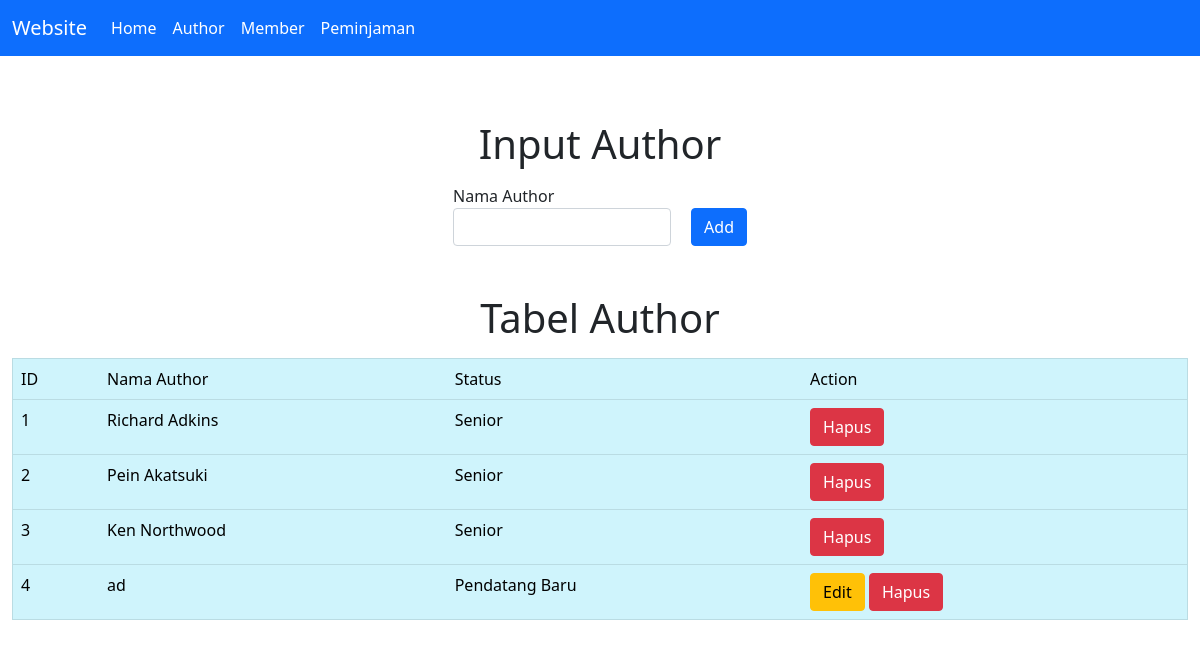
Screenshot of /author.php with the database file from the repository.
### tables this page shows
CREATE TABLE `author` (
  `id_author` int(11) NOT NULL,
  `nama` varchar(100) NOT NULL,
  `status` varchar(50) NOT NULL
);

### conf.php (called while the page is built)
<?php
$db_host = "localhost";
$db_user = "root";
$db_pass = "";
$db_name = "db_perpustakaan";
?>

### includes/DB.class.php (called while the page is built, shortened)
<?php
class DB
{
    var $db_host = "";
    var $db_user = "";
    var $db_pass = "";
    var $db_name = "";
    var $db_link = "";
    var $result = 0;
    function DB($db_host = '', $db_user = '', $db_pass = '', $db_name = '')
    {
        $this->db_host = $db_host;
        $this->db_user = $db_user;
        $this->db_pass = $db_pass;
        $this->db_name = $db_name;
    }
    function open()
    {
        $this->db_link = mysqli_connect($this->db_host, $this->db_user, $this->db_pass, $this->db_name);
    }
    function execute($query = "")
    {
        $this->result = mysqli_query($this->db_link, $query);
        return $this->result;
    }
    function getResult()
    {
        return mysqli_fetch_array($this->result);
    }
}
?>

### includes/Author.class.php (called while the page is built, shortened)
<?php
class Author extends DB
{
    function getAuthor()
    {
        $query = "SELECT * FROM author";
        return $this->execute($query);
    }
}

### author.php (the view, shortened to what this page needs)
<?php
include("conf.php");
include("includes/DB.class.php");
include("includes/Author.class.php");
$author = new Author($db_host, $db_user, $db_pass, $db_name);
$author->open();
$author->getAuthor();
$data = null;
$no = 1;
while (list($id, $nama, $status) = $author->getResult()) {
    if ($status == 'Senior') {
        $data .= "<tr>
                <td>" . $no++ . "</td>
                <td>" . $nama . "</td>
                <td>" . $status . "</td>
                <td>
                <a href='author.php?id_hapus=" . $id . "' class='btn btn-danger''>Hapus</a>
                </td>
                </tr>";
    } else {
        $data .= "<tr>
                <td>" . $no++ . "</td>
                <td>" . $nama . "</td>
                <td>" . $status . "</td>
                <td>
                <a href='author.php?id_edit=" . $id .  "' class='btn btn-warning''>Edit</a>
                <a href='author.php?id_hapus=" . $id . "' class='btn btn-danger''>Hapus</a>
                </td>
                </tr>";
    }
}

### rows the page displays
author: nama "Richard Adkins", status "Senior"
author: nama "Pein Akatsuki", status "Senior"
author: nama "Ken Northwood", status "Senior"
author: nama "ad", status "Pendatang Baru"
